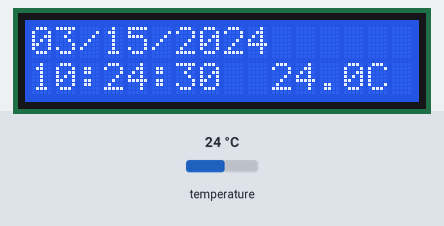
Recording of a sketch running on a simulated ESP32-S3. On the bench: 16×2 character LCD. The inputs (shaded band) are chosen by the test bench; at power-on: temperature 24 °C. The local clock reads 2024-03-15 10:24:30 at power-on unless the sketch sets it; what the sketch prints to the serial monitor is not drawn.

Above: at 1.2 s.
1.3 s: temperature set to 12 °C
At 11.1 s:
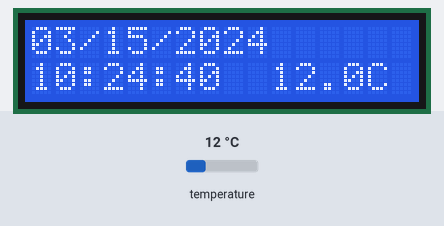
11.6 s: temperature set to 19 °C
At 20.9 s:
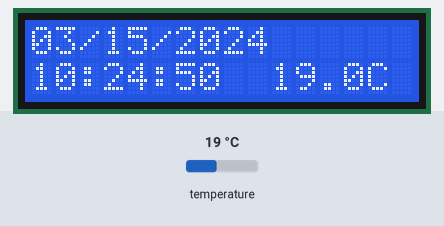
21.6 s: temperature set to 28 °C
At 30.8 s:
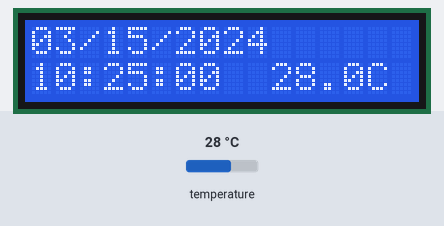
Timing chart, 0 to 32.3 s (numbered marks = the images above; inputs shaded):
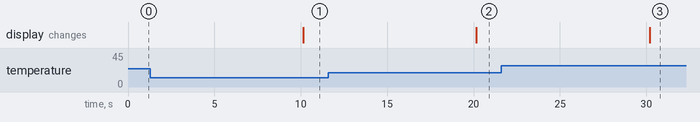

The sketch:

09-021_Time_and_date_with_the_DS3231_LCD_minimal.ino
```cpp
/*  09.021 - DS3231 Real-Time Clock with I2C LCD Display for ESP32-S3 (Minimal Version)
 *
 * Course: IoT Development with ESP32-S3
 * Target Hardware: ESP32-S3-DevKitC-1 v1.1
 * Module: ESP32-S3-WROOM-1-N16R16V
 *
 * This minimal sketch demonstrates basic interfacing with the DS3231 Real-Time Clock
 * and displaying time, date, and temperature on an I2C LCD. This version focuses on
 * simplicity and core functionality for easy learning.
 *
 * LEARNING OBJECTIVES:
 * ===================
 * - Basic I2C communication
 * - Real-time clock reading
 * - LCD display control
 * - Simple embedded programming structure
 *
 * HARDWARE INFORMATION:
 * =====================
 * Target Board: ESP32-S3-DevKitC-1 v1.1
 * Microcontroller: ESP32-S3-WROOM-1-N16R16V
 * I2C Interface: GPIO21 (SDA), GPIO22 (SCL)
 * Power Supply: 5V for LCD and RTC modules
 *
 * CIRCUIT DIAGRAM:
 * ================
 *
 *                    ESP32-S3-DevKitC-1 v1.1
 *                    ┌─────────────────────┐
 *                    │                     │
 *     5V ────────────┤ 5V               21 ├──────── SDA
 *    GND ────────────┤ GND              22 ├──────── SCL
 *                    │                     │
 *                    └─────────────────────┘
 *                              │
 *                              │
 *    ┌─────────────────────────┼─────────────────────────┐
 *    │                         │                         │
 *    │     DS3231 RTC          │        I2C LCD          │
 *    │   ┌──────────────┐      │      ┌──────────────┐   │
 *    │   │ VCC ─────────┼──────┼──────┤ VCC          │   │
 *    │   │ GND ─────────┼──────┼──────┤ GND          │   │
 *    │   │ SDA ─────────┼──────┼──────┤ SDA          │   │
 *    │   │ SCL ─────────┼──────┼──────┤ SCL          │   │
 *    │   └──────────────┘      │      └──────────────┘   │
 *    └─────────────────────────┴─────────────────────────┘
 *
 * COMPONENTS:
 * ===========
 * 1. ESP32-S3-DevKitC-1 v1.1 Development Board
 * 2. DS3231 RTC Module with battery backup
 * 3. I2C LCD Display (16x2 characters)
 * 4. Connecting wires
 *
 * GPIO ASSIGNMENTS:
 * =================
 * GPIO21 (SDA)  - I2C Data Line
 * GPIO22 (SCL)  - I2C Clock Line
 * 5V            - Power supply
 * GND           - Ground
 *
 * TECHNICAL NOTES:
 * ================
 * - Uses default I2C pins for ESP32-S3
 * - LCD I2C address is typically 0x27 (try 0x3F if needed)
 * - Updates display every 10 seconds
 * - Shows date, time, and temperature
 *
 * IDE REQUIREMENTS:
 * =================
 * - Arduino IDE 2.0+
 * - ESP32 Arduino Core v3.0+
 * - Board: "ESP32S3 Dev Module"
 * - Libraries: RtcDS3231, Wire, LiquidCrystal_I2C
 *
 * Created: April 3, 2019 by Peter Dalmaris
 * Updated: December 2024 for ESP32-S3 compatibility (Minimal Version)
 */

#include <Wire.h>
#include <RtcDS3231.h>
#include <LiquidCrystal_I2C.h>

// Hardware configuration
const uint8_t LCD_ADDRESS = 0x27;    // LCD I2C address
RtcDS3231<TwoWire> rtc(Wire);        // RTC object
LiquidCrystal_I2C lcd(LCD_ADDRESS, 16, 2);  // LCD object

void setup() {
    // Start serial communication
    Serial.begin(115200);
    Serial.println("ESP32-S3 DS3231 RTC Demo - Minimal Version");
    Serial.printf("Compiled: %s %s\n", __DATE__, __TIME__);

    // Initialize LCD
    lcd.init();
    lcd.backlight();
    lcd.clear();
    lcd.setCursor(0, 0);
    lcd.print("Starting...");

    // Initialize RTC
    rtc.Begin();

    // Set RTC to compile time if needed
    RtcDateTime compiled = RtcDateTime(__DATE__, __TIME__);

    if (!rtc.IsDateTimeValid()) {
        Serial.println("RTC setting to compile time");
        rtc.SetDateTime(compiled);
    }

    if (!rtc.GetIsRunning()) {
        Serial.println("RTC starting");
        rtc.SetIsRunning(true);
    }

    RtcDateTime now = rtc.GetDateTime();
    if (now < compiled) {
        Serial.println("RTC updating to compile time");
        rtc.SetDateTime(compiled);
    }

    // Configure RTC
    rtc.Enable32kHzPin(false);
    rtc.SetSquareWavePin(DS3231SquareWavePin_ModeNone);

    Serial.println("Setup complete");
    lcd.clear();
}

void loop() {
    // Get current date/time and temperature
    RtcDateTime now = rtc.GetDateTime();
    RtcTemperature temp = rtc.GetTemperature();

    // Update LCD display
    updateLCD(now, temp);

    // Print to serial monitor
    printDateTime(now);
    Serial.print(" - Temperature: ");
    Serial.print(temp.AsFloatDegC());
    Serial.println("°C");

    // Wait 10 seconds before next update
    delay(10000);
}

void updateLCD(const RtcDateTime& dt, RtcTemperature temp) {
    char dateString[20];
    char timeString[20];

    // Format date string (MM/DD/YYYY)
    snprintf(dateString, sizeof(dateString), "%02u/%02u/%04u",
             dt.Month(), dt.Day(), dt.Year());

    // Format time string (HH:MM:SS)
    snprintf(timeString, sizeof(timeString), "%02u:%02u:%02u",
             dt.Hour(), dt.Minute(), dt.Second());

    // Display on LCD
    lcd.clear();
    lcd.setCursor(0, 0);        // First row
    lcd.print(dateString);

    lcd.setCursor(0, 1);        // Second row
    lcd.print(timeString);

    lcd.setCursor(10, 1);       // Temperature on right side
    lcd.print(temp.AsFloatDegC(), 1);
    lcd.print("C");
}

void printDateTime(const RtcDateTime& dt) {
    char dateTimeString[30];

    snprintf(dateTimeString, sizeof(dateTimeString),
             "%02u/%02u/%04u %02u:%02u:%02u",
             dt.Month(), dt.Day(), dt.Year(),
             dt.Hour(), dt.Minute(), dt.Second());

    Serial.print(dateTimeString);
}
```

Measured:
- after the input at 1.3 s, the display: changes after 8.8 s (image 1)
- after the input at 11.6 s, the display: changes after 8.6 s (image 2)
- after the input at 21.6 s, the display: changes after 8.6 s (image 3)
